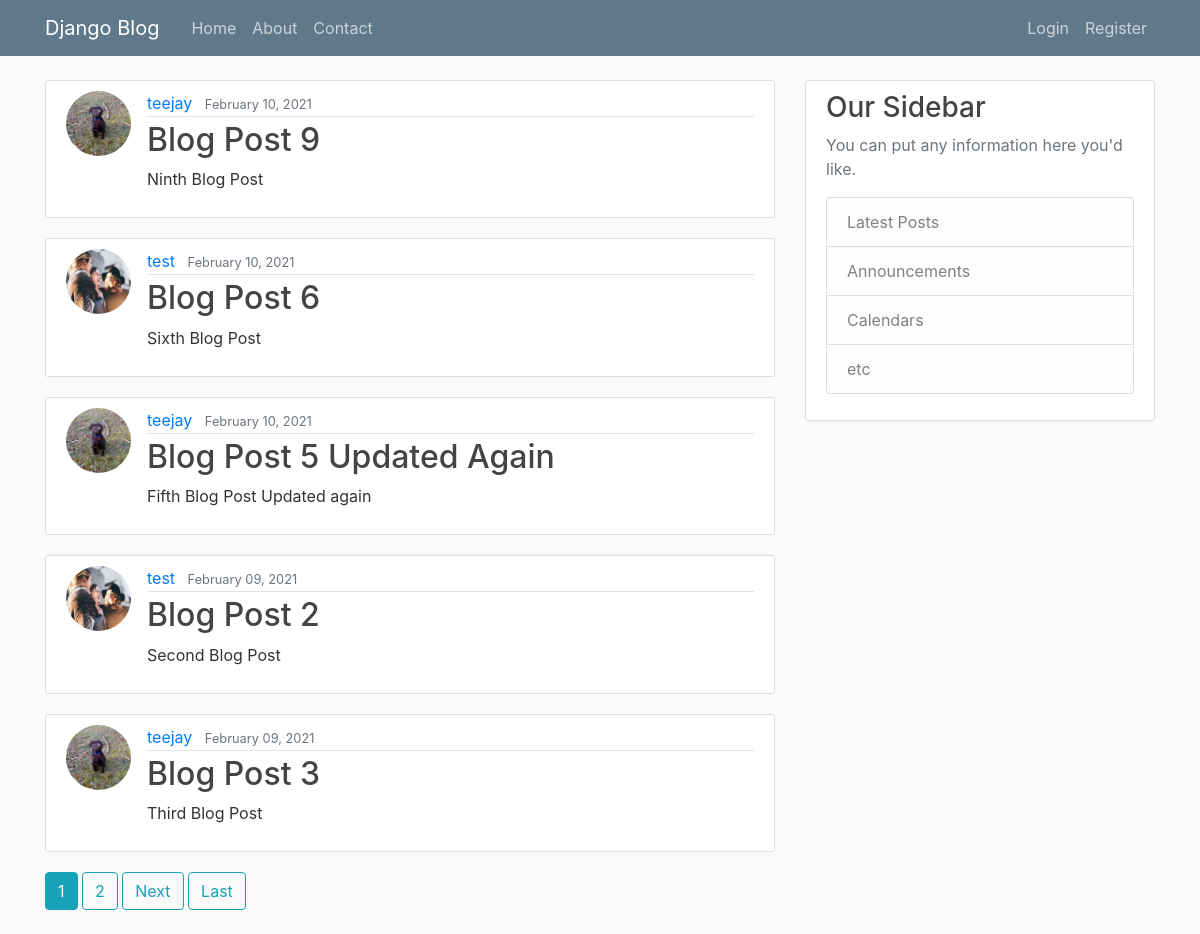
The app's page /, older data.
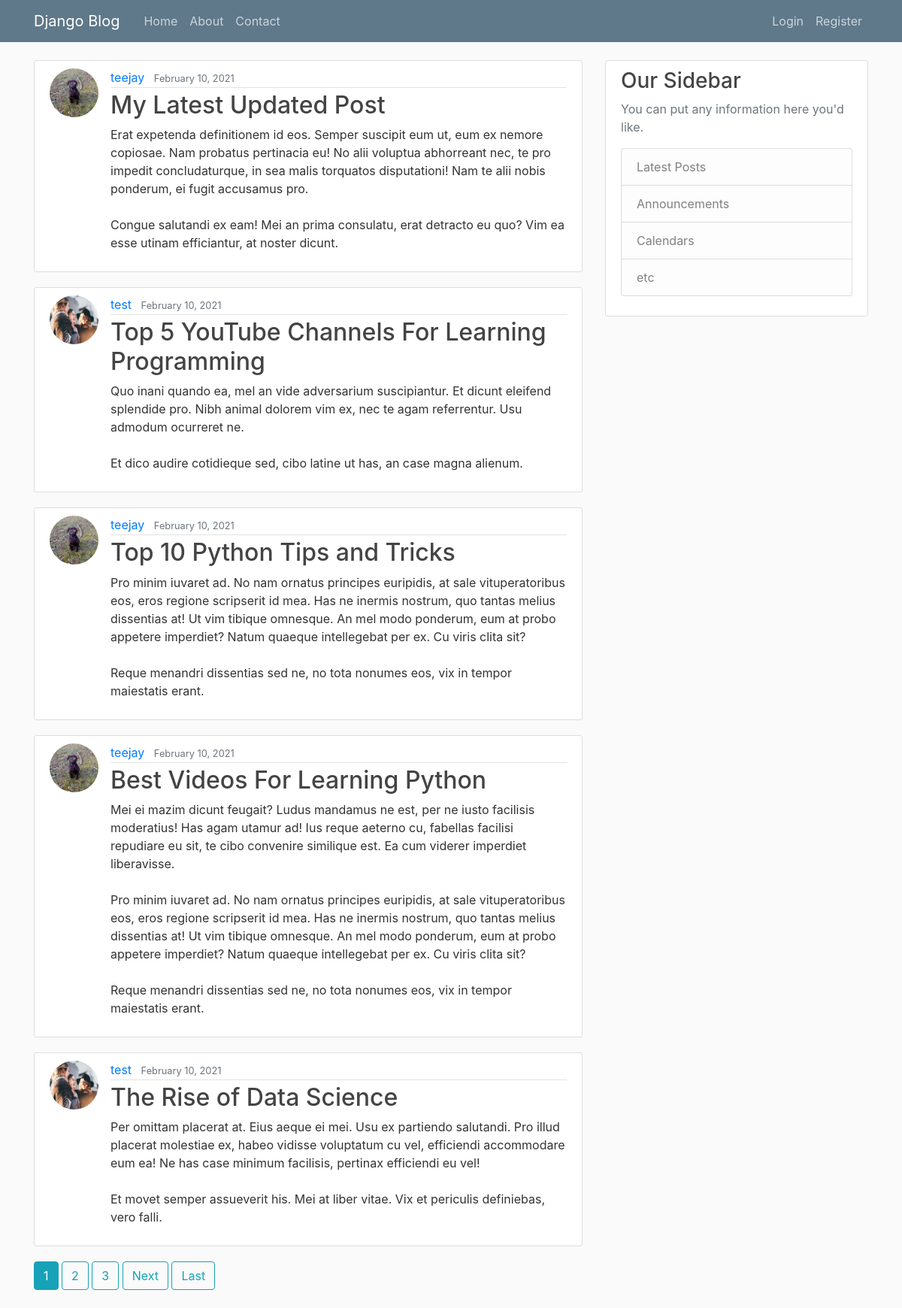
The same page, newer data.
### blog/models.py (models this page shows, shortened)
class Post(models.Model):
    title = models.CharField(max_length=200)
    content = models.TextField()
    date_posted = models.DateTimeField(default=timezone.now)
    author = models.ForeignKey(User, on_delete=models.CASCADE)

### users/models.py (models this page shows, shortened)
class Profile(models.Model):
    user        =   models.OneToOneField(User, on_delete=models.CASCADE)
    image       =   models.ImageField(default='default.jpg', upload_to='profile_pics')

### blog/views.py (the view)
# urls.py: path('', PostListView.as_view(), name='index'),
class PostListView(ListView):
	model  					=	Post
	template_name			=	'blog/index.html'  # <app>/<model>_<viewtype>.html
	context_object_name		=	'posts'
	ordering				=	['-date_posted']
	paginate_by				=	5

### blog/templates/blog/index.html (shortened to what this page needs)
{% extends 'base.html' %}
{% block content %}
{% for post in posts %}
<article class="media content-section">
    <img class="rounded-circle article-img" src="{{ post.author.profile.image.url }}" alt="">
    <div class="media-body">
        <div class="article-metadata">
            <a class="mr-2" href="{% url 'user_posts' post.author.username %}">{{ post.author }}</a>
            <small class="text-muted">{{ post.date_posted|date:'F d, Y' }}</small>
        </div>
        <h2><a class="article-title" href="{% url 'post_detail' post.id %}">{{ post.title }}</a></h2>
        <p class="article-content">{{ post.content }}</p>
    </div>
</article>
{% endfor %}
{% if is_paginated %}
    {% for num in page_obj.paginator.page_range %}
        {% if page_obj.number == num %}
            <a class="btn btn-info mb-4" href="?page={{ num }}">{{ num }}</a>
        {% elif num > page_obj.number|add:'-3' and num < page_obj.number|add:'3' %}
            <a class="btn btn-outline-info mb-4" href="?page={{ num }}">{{ num }}</a>
        {% endif %}
    {% endfor %}
    {% if page_obj.has_next %}
        <a class="btn btn-outline-info mb-4" href="?page={{ page_obj.next_page_number }}">Next</a>
        <a class="btn btn-outline-info mb-4" href="?page={{ page_obj.paginator.num_pages }}">Last</a>
    {% endif %}
{% endif %}
{% endblock content %}

Row changes from the older to the newer data that the page shows:
no longer on this page (row unchanged): Post: author.profile.image (picture), author "teejay", date_posted "February 10, 2021", title "Blog Post 9", content "Ninth Blog Post"
no longer on this page (row unchanged): Post: author.profile.image (picture), author "test", date_posted "February 10, 2021", title "Blog Post 6", content "Sixth Blog Post"
no longer on this page (row unchanged): Post: author.profile.image (picture), author "teejay", date_posted "February 10, 2021", title "Blog Post 5 Updated Again", content "Fifth Blog Post Updated again"
no longer on this page (row unchanged): Post: author.profile.image (picture), author "test", date_posted "February 09, 2021", title "Blog Post 2", content "Second Blog Post"
no longer on this page (row unchanged): Post: author.profile.image (picture), author "teejay", date_posted "February 09, 2021", title "Blog Post 3", content "Third Blog Post"
added Post: author.profile.image (picture), author "teejay", date_posted "February 10, 2021", title "My Latest Updated Post", content "Erat expetenda definitionem id eos. Semper suscipit eum ut, eum ex nemore copiosae. Nam probatus pertinacia eu! No alii voluptua abhorreant nec, te pro impedit concludaturque, in sea malis torquatos disputationi! Nam te alii nobis ponderum, ei fugit accusamus pro. Congue salutandi ex eam! Mei an prima consulatu, erat detracto eu quo? Vim ea esse utinam efficiantur, at noster dicunt."
added Post: author.profile.image (picture), author "test", date_posted "February 10, 2021", title "Top 5 YouTube Channels For Learning Programming", content "Quo inani quando ea, mel an vide adversarium suscipiantur. Et dicunt eleifend splendide pro. Nibh animal dolorem vim ex, nec te agam referrentur. Usu admodum ocurreret ne. Et dico audire cotidieque sed, cibo latine ut has, an case magna alienum."
added Post: author.profile.image (picture), author "teejay", date_posted "February 10, 2021", title "Top 10 Python Tips and Tricks", content "Pro minim iuvaret ad. No nam ornatus principes euripidis, at sale vituperatoribus eos, eros regione scripserit id mea. Has ne inermis nostrum, quo tantas melius dissentias at! Ut vim tibique omnesque. An mel modo ponderum, eum at probo appetere imperdiet? Natum quaeque intellegebat per ex. Cu viris clita sit? Reque menandri dissentias sed ne, no tota nonumes eos, vix in tempor maiestatis erant."
added Post: author.profile.image (picture), author "teejay", date_posted "February 10, 2021", title "Best Videos For Learning Python", content "Mei ei mazim dicunt feugait? Ludus mandamus ne est, per ne iusto facilisis moderatius! Has agam utamur ad! Ius reque aeterno cu, fabellas facilisi repudiare eu sit, te cibo convenire similique est. Ea cum viderer imperdiet liberavisse. Pro minim iuvaret ad. No nam ornatus principes euripidis, at sale vituperatoribus eos, eros regione scripserit id mea. Has ne inermis nostrum, quo tantas melius dissentias at! Ut vim tibique omnesque. An mel modo ponderum, eum at probo appetere imperdiet? Natum quaeque intellegebat per ex. Cu viris clita sit? Reque menandri dissentias sed ne, no tota nonumes eos, vix in tempor maiestatis erant."
added Post: author.profile.image (picture), author "test", date_posted "February 10, 2021", title "The Rise of Data Science", content "Per omittam placerat at. Eius aeque ei mei. Usu ex partiendo salutandi. Pro illud placerat molestiae ex, habeo vidisse voluptatum cu vel, efficiendi accommodare eum ea! Ne has case minimum facilisis, pertinax efficiendi eu vel! Et movet semper assueverit his. Mei at liber vitae. Vix et periculis definiebas, vero falli."
Text that changed along with them:
new list line: "3"
